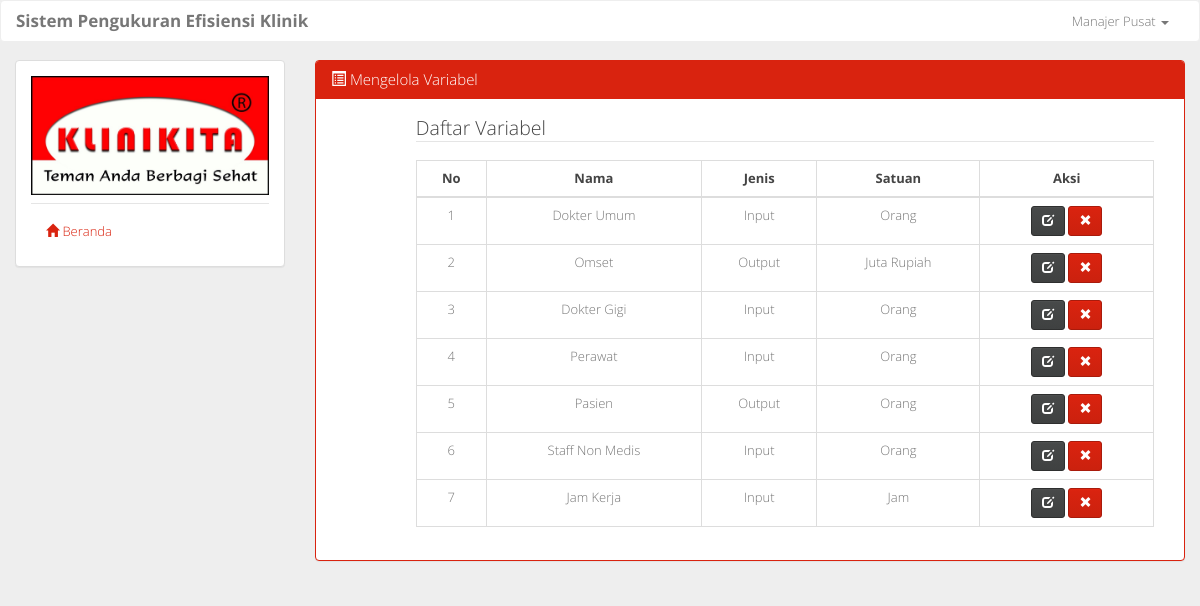
The page /mengelola_variabel.php (signed in) on the database its author committed.
### tables this page shows
CREATE TABLE `tb_variabel` (
  `id_variabel` int(11) NOT NULL,
  `nama_variabel` varchar(50) NOT NULL,
  `jenis_variabel` char(1) NOT NULL,
  `satuan` varchar(50) NOT NULL
);

### mengelola_variabel.php (the view, shortened to what this page needs)
<?php include 'layout.php'; ?>
				<div class="col-sm-9">
					<div class="panel panel-primary">
					  	<div class="panel-heading">
					    	<h3 class="panel-title"><span class="glyphicon glyphicon-list-alt"></span> Mengelola Variabel</h3>
					  	</div>
					  	<div class="panel-body">
						  	<div class="col-sm-11 col-sm-offset-1">
						  		<legend>Daftar Variabel</legend>
						  		<?php
									$i=1;
									$query = mysqli_query($conn, "SELECT * FROM tb_variabel");
									if (mysqli_num_rows($query) > 0) {
										echo '
											<table class="table table-bordered table-hover">
												<thead>
													<tr>
														<th>No</th>
														<th>Nama</th>
														<th>Jenis</th>
														<th>Satuan</th>
														<th>Aksi</th>
													</tr>
												</thead>
												<tbody>
										';
										while($var = mysqli_fetch_assoc($query)) {
											if ($var['jenis_variabel'] == 'i') {
											    $var['jenis_variabel'] = 'Input';
											} elseif ($var['jenis_variabel'] == 'o') {
											    $var['jenis_variabel'] = 'Output';
											}
											echo '
												<tr>
													<td>'.$i.'</td>
													<td>'.$var['nama_variabel'].'</td>
													<td>'.$var['jenis_variabel'].'</td>
													<td>'.$var['satuan'].'</td>
													<td>
														<a href="ubah_variabel.php?id='.$var['id_variabel'].'" class="btn btn-default btn-sm"><span class="glyphicon glyphicon-edit"></span></a>
														<a href="process/hapus_variabel.php?id='.$var['id_variabel'].'" onclick="return hapus()" class="btn btn-primary btn-sm"><span class="glyphicon glyphicon-remove"></span></a>
											        </td>
												</tr>
											';
											$i++;
										}
										echo '
												</tbody>
											</table>
										';
									}
								?>
						  	</div>
					  	</div>
					</div>
				</div>
<?php include 'layout2.php' ?>

### assets/css/style.css (style rules this page uses)
body { background-color: #eee; }
th, td { text-align: center; }

### rows shown on the page
tb_variabel: nama_variabel "Dokter Umum", jenis_variabel "Input", satuan "Orang"
tb_variabel: nama_variabel "Omset", jenis_variabel "Output", satuan "Juta Rupiah"
tb_variabel: nama_variabel "Dokter Gigi", jenis_variabel "Input", satuan "Orang"
tb_variabel: nama_variabel "Perawat", jenis_variabel "Input", satuan "Orang"
tb_variabel: nama_variabel "Pasien", jenis_variabel "Output", satuan "Orang"
tb_variabel: nama_variabel "Staff Non Medis", jenis_variabel "Input", satuan "Orang"
tb_variabel: nama_variabel "Jam Kerja", jenis_variabel "Input", satuan "Jam"

### other values the page prints
$_SESSION['user'] "Manajer Pusat"
